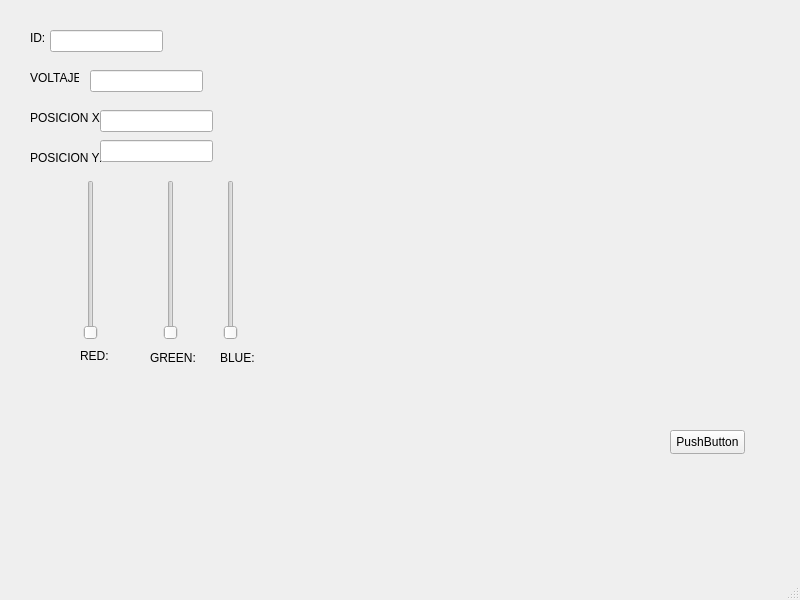
<?xml version="1.0" encoding="UTF-8"?>
<ui version="4.0">
 <class>MainWindow</class>
 <widget class="QMainWindow" name="MainWindow">
  <property name="geometry">
   <rect>
    <x>0</x>
    <y>0</y>
    <width>800</width>
    <height>600</height>
   </rect>
  </property>
  <property name="windowTitle">
   <string>MainWindow</string>
  </property>
  <widget class="QWidget" name="centralwidget">
   <widget class="QPushButton" name="pushButton">
    <property name="geometry">
     <rect>
      <x>670</x>
      <y>430</y>
      <width>75</width>
      <height>24</height>
     </rect>
    </property>
    <property name="text">
     <string>PushButton</string>
    </property>
   </widget>
   <widget class="QLabel" name="label">
    <property name="geometry">
     <rect>
      <x>30</x>
      <y>30</y>
      <width>49</width>
      <height>16</height>
     </rect>
    </property>
    <property name="text">
     <string>ID:</string>
    </property>
   </widget>
   <widget class="QLineEdit" name="lineEdit">
    <property name="geometry">
     <rect>
      <x>50</x>
      <y>30</y>
      <width>113</width>
      <height>22</height>
     </rect>
    </property>
   </widget>
   <widget class="QLabel" name="label_2">
    <property name="geometry">
     <rect>
      <x>30</x>
      <y>70</y>
      <width>49</width>
      <height>16</height>
     </rect>
    </property>
    <property name="text">
     <string>VOLTAJE:</string>
    </property>
   </widget>
   <widget class="QLineEdit" name="lineEdit_2">
    <property name="geometry">
     <rect>
      <x>90</x>
      <y>70</y>
      <width>113</width>
      <height>22</height>
     </rect>
    </property>
   </widget>
   <widget class="QLabel" name="label_3">
    <property name="geometry">
     <rect>
      <x>30</x>
      <y>110</y>
      <width>71</width>
      <height>16</height>
     </rect>
    </property>
    <property name="text">
     <string>POSICION X:</string>
    </property>
   </widget>
   <widget class="QLineEdit" name="lineEdit_3">
    <property name="geometry">
     <rect>
      <x>100</x>
      <y>110</y>
      <width>113</width>
      <height>22</height>
     </rect>
    </property>
   </widget>
   <widget class="QLabel" name="label_4">
    <property name="geometry">
     <rect>
      <x>30</x>
      <y>150</y>
      <width>71</width>
      <height>16</height>
     </rect>
    </property>
    <property name="text">
     <string>POSICION Y:</string>
    </property>
   </widget>
   <widget class="QLineEdit" name="lineEdit_4">
    <property name="geometry">
     <rect>
      <x>100</x>
      <y>140</y>
      <width>113</width>
      <height>22</height>
     </rect>
    </property>
   </widget>
   <widget class="QLabel" name="label_5">
    <property name="geometry">
     <rect>
      <x>80</x>
      <y>346</y>
      <width>49</width>
      <height>20</height>
     </rect>
    </property>
    <property name="text">
     <string>RED:</string>
    </property>
   </widget>
   <widget class="QSlider" name="verticalSlider">
    <property name="geometry">
     <rect>
      <x>80</x>
      <y>180</y>
      <width>22</width>
      <height>160</height>
     </rect>
    </property>
    <property name="orientation">
     <enum>Qt::Vertical</enum>
    </property>
   </widget>
   <widget class="QLabel" name="label_6">
    <property name="geometry">
     <rect>
      <x>150</x>
      <y>350</y>
      <width>49</width>
      <height>16</height>
     </rect>
    </property>
    <property name="text">
     <string>GREEN:</string>
    </property>
   </widget>
   <widget class="QSlider" name="verticalSlider_2">
    <property name="geometry">
     <rect>
      <x>160</x>
      <y>180</y>
      <width>22</width>
      <height>160</height>
     </rect>
    </property>
    <property name="orientation">
     <enum>Qt::Vertical</enum>
    </property>
   </widget>
   <widget class="QLabel" name="label_7">
    <property name="geometry">
     <rect>
      <x>220</x>
      <y>350</y>
      <width>49</width>
      <height>16</height>
     </rect>
    </property>
    <property name="text">
     <string>BLUE:</string>
    </property>
   </widget>
   <widget class="QSlider" name="verticalSlider_3">
    <property name="geometry">
     <rect>
      <x>220</x>
      <y>180</y>
      <width>22</width>
      <height>160</height>
     </rect>
    </property>
    <property name="orientation">
     <enum>Qt::Vertical</enum>
    </property>
   </widget>
  </widget>
  <widget class="QMenuBar" name="menubar">
   <property name="geometry">
    <rect>
     <x>0</x>
     <y>0</y>
     <width>800</width>
     <height>22</height>
    </rect>
   </property>
  </widget>
  <widget class="QStatusBar" name="statusbar"/>
 </widget>
 <resources/>
 <connections/>
</ui>
